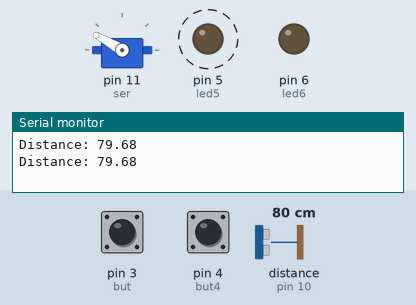
Simulated run of this sketch. Board: Arduino Uno, built with avr-gcc and run on an emulated ATmega328P. Parts: servo, output pins drawn as LEDs (lit = HIGH), the last lines printed to the serial monitor. Wiring (inferred from the names in the program): ultrasonic range finder: trigger pin 9; echo pin 10. Dashed ring = blinking. The test bench sets the inputs (shaded band); at power-on: distance to the obstacle (sensor on pin 10) 80 cm, pin 3 (but) LOW, pin 4 (but4) LOW. The echo pulse lasts 58.3 µs per cm; pins used as bus, display or sensor lines are not drawn.

Above: at 1.9 s.
2.0 s: distance to the obstacle (sensor on pin 10) set to 250 cm
At 3.1 s:
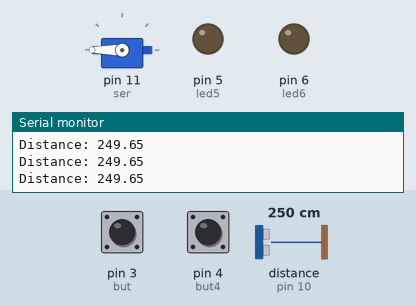
3.8 s: distance to the obstacle (sensor on pin 10) set to 18 cm
At 4.3 s:
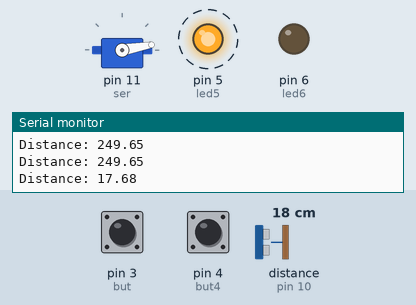
7.3 s: distance to the obstacle (sensor on pin 10) set to 2 cm
At 9.4 s:
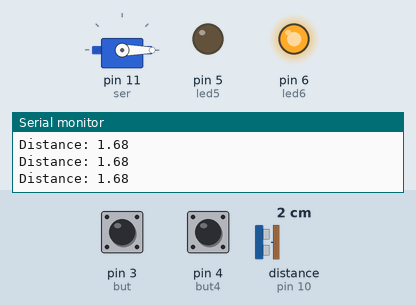
9.8 s: distance to the obstacle (sensor on pin 10) set to 35 cm
At 10.3 s:
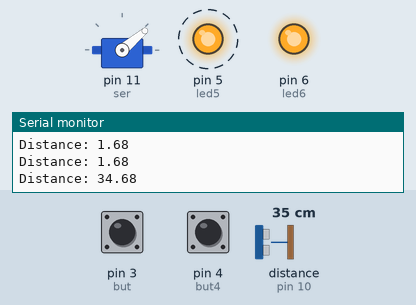
13.3 s: distance to the obstacle (sensor on pin 10) set to 60 cm
At 14.7 s:
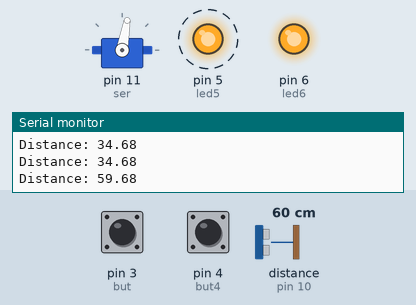
17.4 s: distance to the obstacle (sensor on pin 10) set to 4 cm
At 18.1 s:
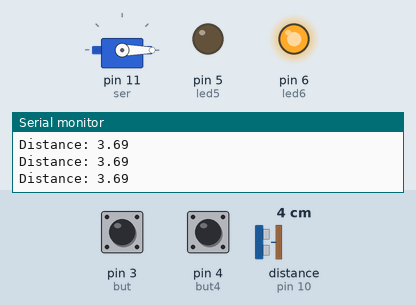
Timing chart, 0 to 20.1 s (numbered marks = the images above; inputs shaded):
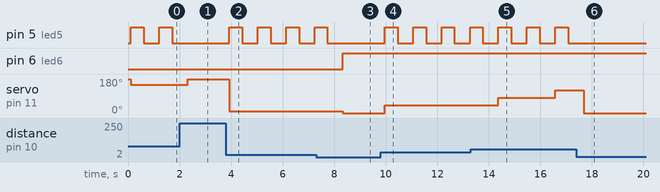

Measured:
- after the input at 2.0 s, pin 5 (led5): stays LOW (without the input it goes to HIGH after 0.32 s); servo on pin 11 (ser): 150° → 180° after 0.33 s
- after the input at 3.8 s, pin 5 (led5): alternates HIGH for 0.50 s and LOW for 0.60 s, starting after 0.13 s; servo on pin 11 (ser): 180° → 10° after 0.13 s
- after the input at 7.3 s, pin 5 (led5): goes on until 7.7 s, then stays LOW; pin 6 (led6): LOW → HIGH after 1.0 s; servo on pin 11 (ser): 10° → 0° after 1.0 s
- after the input at 9.8 s, pin 5 (led5): alternates HIGH for 0.50 s and LOW for 0.60 s, starting after 0.16 s; servo on pin 11 (ser): 0° → 40° after 0.16 s
- after the input at 13.3 s, servo on pin 11 (ser): 40° → 80° after 1.1 s, → 120° 2.2 s later
- after the input at 17.4 s, pin 5 (led5): stops changing and stays LOW
- by itself, pin 5 (led5): alternates HIGH for 0.50 s and LOW for 0.61 s

The sketch:

control_servo.ino
```cpp
#include <Servo.h>

const int trigPin = 9;
const int echoPin = 10;
const int led6 = 6;
const int led5 = 5;
const int ser = 11;
const int but = 3;
const int but4 = 4;
Servo servo;

float duration, distance;

void blink(){
  digitalWrite(led5, HIGH);
  delay(500);
  digitalWrite(led5, LOW);
  delay(500);
}

void setup() {
  pinMode(trigPin, OUTPUT);
  pinMode(echoPin, INPUT);
  pinMode(led5, OUTPUT);
  pinMode(led6, OUTPUT);
  pinMode(but, INPUT);
  pinMode(but4, INPUT);
  servo.attach(ser);
  servo.write(180);
  Serial.begin(9600);
}

void loop() {
  digitalWrite(trigPin, LOW);
  delayMicroseconds(2);
  digitalWrite(trigPin, HIGH);
  delayMicroseconds(10);
  digitalWrite(trigPin, LOW);

  duration = pulseIn(echoPin, HIGH);
  distance = (duration*.0343)/2;
  Serial.print("Distance: ");
  Serial.println(distance);
  delay(100);

  if(digitalRead(but) == HIGH){
    servo.write(0); //열림
  }
  if(digitalRead(but4) == HIGH){
    servo.write(180); //닫힘

  }

  switch(int(distance)) {
    case 0 ... 9:
        servo.write(0);
        digitalWrite(led6, HIGH);
        break;
    case 10 ... 19:
        servo.write(10);
        blink();
        break;
    case 20 ... 29:
        servo.write(20);
        blink();
        break;
    case 30 ... 39:
        servo.write(40);
        blink();
        break;
    case 40 ... 49:
        servo.write(60);
        blink();
        break;
    case 50 ... 59:
        servo.write(80);
        blink();
        break;
    case 60 ... 69:
        servo.write(120);
        blink();
        break;
    case 70 ... 79:
        servo.write(150);
        blink();
        break;
    case 80 ... 89:
        servo.write(180);
        blink();
        break;
    default:
        digitalWrite(led5, LOW);
        digitalWrite(led6, LOW);
        servo.write(180);
  }
}
```
